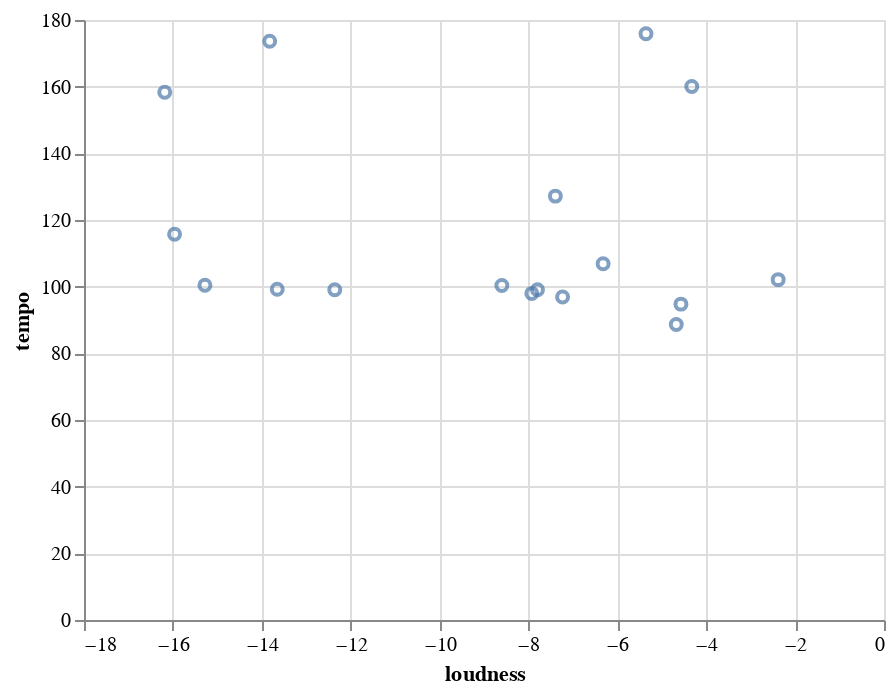

This figure's notebook cell:
### Markdown cell above
Next, we can graphically display our results using Altair:

### Code cell
alt.Chart(audio_features_df).mark_point().encode(
    x='loudness',
    y='tempo'
)

### Figure 1 — Vega-Lite specification as saved in the notebook (floating-point values rounded to 4 significant figures)
{"config": {"view": {"continuousWidth": 400, "continuousHeight": 300}}, "data": {"name": "data-663af6618546f09d2f7f469af51c00f5"}, "mark": "point", "encoding": {"x": {"field": "loudness", "type": "quantitative"}, "y": {"field": "tempo", "type": "quantitative"}}, "$schema": "https://vega.github.io/schema/vega-lite/v4.17.0.json", "datasets": {"data-663af6618546f09d2f7f469af51c00f5": [{"artist": "Shaggy", "album": "Boombastic", "track_name": "Boombastic", "track_id": "4fxF8ljwryMZX5c9EKrLFE", "danceability": 0.867, "energy": 0.538, "key": 2, "loudness": -16.18, "mode": 1, "speechiness": 0.361, "instrumentalness": 1.75e-05, "liveness": 0.316, "valence": 0.781, "tempo": 158.3, "duration_ms": 249933, "time_signature": 4}, {"artist": "Ini Kamoze", "album": "Here Comes The Hotstepper", "track_name": "Here Comes the Hotstepper - Heartical Mix", "track_id": "3QRM0qZB7oMYavveH0iEqx", "danceability": 0.889, "energy": 0.454, "key": 4, "loudness": -8.598, "mode": 0, "speechiness": 0.221, "instrumentalness": 0.000186, "liveness": 0.203, "valence": 0.436, "tempo": 100.4, "duration_ms": 250467, "time_signature": 4}, {"artist": "Shaggy", "album": "Boombastic", "track_name": "In The Summertime", "track_id": "726KAdf3k8Ce8W95O38XNI", "danceability": 0.734, "energy": 0.684, "key": 1, "loudness": -13.82, "mode": 1, "speechiness": 0.227, "instrumentalness": 0.0, "liveness": 0.0497, "valence": 0.962, "tempo": 173.6, "duration_ms": 238360, "time_signature": 4}, {"artist": "Afroman", "album": "Waiting to Inhale", "track_name": "Colt 40ty Fiva", "track_id": "3hody5PjTIzwoiV3hnAvWL", "danceability": 0.666, "energy": 0.751, "key": 0, "loudness": -5.355, "mode": 0, "speechiness": 0.216, "instrumentalness": 0.0, "liveness": 0.294, "valence": 0.607, "tempo": 175.9, "duration_ms": 201440, "time_signature": 4}, {"artist": "Salt-N-Pepa", "album": "Very Necessary", "track_name": "Shoop", "track_id": "0Pu71wxadDlB8fJXfjIjeJ", "danceability": 0.939, "energy": 0.675, "key": 0, "loudness": -7.232, "mode": 1, "speechiness": 0.211, "instrumentalness": 0.0, "liveness": 0.0565, "valence": 0.795, "tempo": 96.92, "duration_ms": 248573, "time_signature": 4}, {"artist": "Shaggy", "album": "The Boombastic Collection - Best of Shaggy", "track_name": "It Wasn't Me", "track_id": "0OaunKfsxkgBvPv68jBbmm", "danceability": 0.852, "energy": 0.604, "key": 0, "loudness": -4.569, "mode": 1, "speechiness": 0.0642, "instrumentalness": 0.0, "liveness": 0.327, "valence": 0.667, "tempo": 94.76, "duration_ms": 227547, "time_signature": 4}, {"artist": "House Of Pain", "album": "House of Pain (Fine Malt Lyrics)", "track_name": "Jump Around", "track_id": "3TZwjdclvWt7iPJUnMpgcs", "danceability": 0.854, "energy": 0.71, "key": 4, "loudness": -6.32, "mode": 0, "speechiness": 0.0793, "instrumentalness": 8.72e-05, "liveness": 0.166, "valence": 0.818, "tempo": 106.9, "duration_ms": 214947, "time_signature": 4}, {"artist": "Vanilla Ice", "album": "Ice Ice Baby", "track_name": "Ice Ice Baby - Radio Edit", "track_id": "3sy0rren2cVFNfkDxa0q2e", "danceability": 0.977, "energy": 0.488, "key": 2, "loudness": -15.96, "mode": 1, "speechiness": 0.12, "instrumentalness": 0.0, "liveness": 0.0826, "valence": 0.77, "tempo": 115.7, "duration_ms": 231773, "time_signature": 4}, {"artist": "Beastie Boys", "album": "Ill Communication", "track_name": "Sure Shot", "track_id": "21REQ1bCUWphT2QK3bLWYQ", "danceability": 0.692, "energy": 0.799, "key": 1, "loudness": -7.924, "mode": 1, "speechiness": 0.164, "instrumentalness": 0.0, "liveness": 0.301, "valence": 0.549, "tempo": 97.98, "duration_ms": 199667, "time_signature": 4}, {"artist": "Afroman", "album": "The Good Times", "track_name": "Crazy Rap (Colt 45 & 2 Zig Zags)", "track_id": "1ACZpHI5vZ5Ea4xGlkdGWM", "danceability": 0.927, "energy": 0.367, "key": 9, "loudness": -7.797, "mode": 1, "speechiness": 0.382, "instrumentalness": 0.0, "liveness": 0.132, "valence": 0.576, "tempo": 99.05, "duration_ms": 328667, "time_signature": 4}, {"artist": "N.W.A.", "album": "Straight Outta Compton", "track_name": "Straight Outta Compton", "track_id": "5QKM7U6l7bMdJItolkM4x4", "danceability": 0.779, "energy": 0.984, "key": 5, "loudness": -2.381, "mode": 0, "speechiness": 0.212, "instrumentalness": 0.0, "liveness": 0.534, "valence": 0.402, "tempo": 102.1, "duration_ms": 243333, "time_signature": 4}, {"artist": "Vanilla Ice", "album": "To The Extreme", "track_name": "Play That Funky Music", "track_id": "1Ezs8eYxuZjhlgyoI1Bo76", "danceability": 0.851, "energy": 0.514, "key": 4, "loudness": -15.28, "mode": 0, "speechiness": 0.165, "instrumentalness": 3.58e-06, "liveness": 0.381, "valence": 0.573, "tempo": 100.4, "duration_ms": 285800, "time_signature": 4}, {"artist": "Naughty By Nature", "album": "19 Naughty III", "track_name": "Hip Hop Hooray", "track_id": "1w29UTa5uUvIri2tWtZ12Y", "danceability": 0.862, "energy": 0.642, "key": 6, "loudness": -13.65, "mode": 0, "speechiness": 0.101, "instrumentalness": 0.0, "liveness": 0.272, "valence": 0.765, "tempo": 99.2, "duration_ms": 267267, "time_signature": 4}, {"artist": "Toots & The Maytals", "album": "Funky Kingston", "track_name": "Funky Kingston", "track_id": "26WPI2aksB9XdqmeLfca5z", "danceability": 0.777, "energy": 0.458, "key": 11, "loudness": -12.36, "mode": 1, "speechiness": 0.0841, "instrumentalness": 0.00295, "liveness": 0.0423, "valence": 0.961, "tempo": 99.05, "duration_ms": 295667, "time_signature": 4}, {"artist": "Falz", "album": "Moral Instruction", "track_name": "Follow Follow", "track_id": "3bdI204XePeCKFfm49qh7d", "danceability": 0.803, "energy": 0.882, "key": 7, "loudness": -7.394, "mode": 1, "speechiness": 0.413, "instrumentalness": 1.06e-05, "liveness": 0.359, "valence": 0.804, "tempo": 127.2, "duration_ms": 157480, "time_signature": 4}, {"artist": "Blackstreet", "album": "Another Level", "track_name": "No Diggity", "track_id": "6MdqqkQ8sSC0WB4i8PyRuQ", "danceability": 0.867, "energy": 0.646, "key": 1, "loudness": -4.674, "mode": 0, "speechiness": 0.288, "instrumentalness": 0.0, "liveness": 0.279, "valence": 0.67, "tempo": 88.63, "duration_ms": 304600, "time_signature": 4}, {"artist": "Wes Walker", "album": "Jordan Belfort", "track_name": "Jordan Belfort", "track_id": "6qMXubogFdMrvVMJwqATzd", "danceability": 0.86, "energy": 0.719, "key": 11, "loudness": -4.325, "mode": 0, "speechiness": 0.33, "instrumentalness": 0.0, "liveness": 0.0799, "valence": 0.496, "tempo": 160.0, "duration_ms": 207912, "time_signature": 4}]}}
